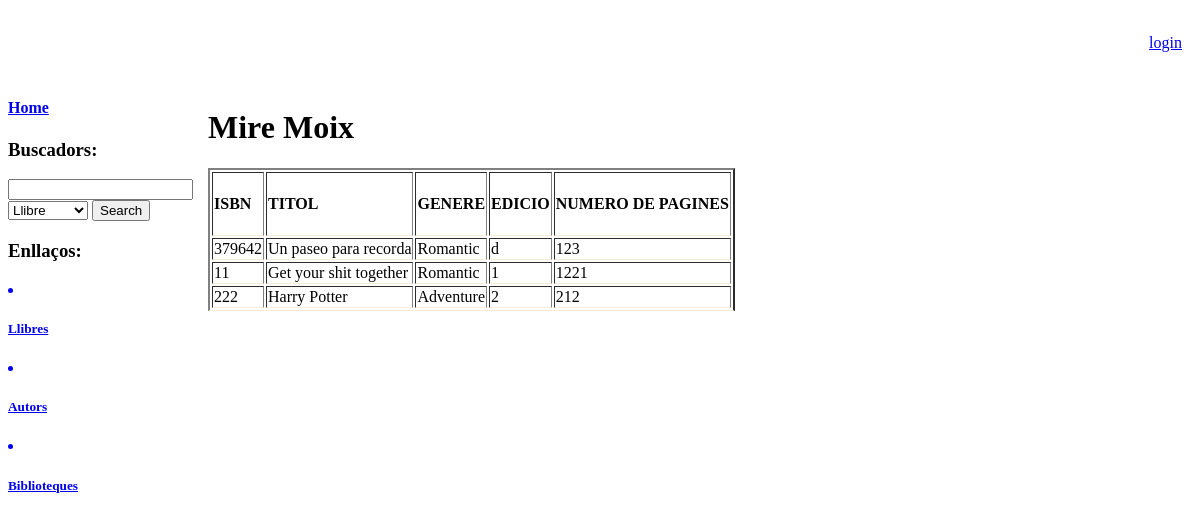
The app's page /autors/48054592/ with its own data.
### recursosBiblio/models.py (models this page shows)
class Author (models.Model) :
    DNI = models.BigIntegerField(primary_key=True)
    nom = models.TextField()
    cognom = models.TextField()
    nacionalidad = models.TextField()

class Book (models.Model) :
    ISBN = models.BigIntegerField(primary_key=True)
    titol = models.TextField()
    genere = models.TextField()
    edicio = models.TextField()
    numpages = models.IntegerField()
    author = models.ForeignKey(Author, related_name='escrit_per', on_delete=models.PROTECT)
    biblioteca=models.ManyToManyField(Biblioteca, related_name='disposa_de')

### recursosBiblio/views.py (the view)
def detalls_autor(request, pk):
    autor = Author.objects.get(pk=pk)
    resultats = Book.objects.filter(author=autor)
    dictio = {'llibres': resultats,
              'autor': autor}
    return render(request=request, template_name="recursosBiblio/detalls_autor.html", context=dictio)

### recursosBiblio/templates/recursosBiblio/detalls_autor.html (shortened to what this page needs)
{% extends "recursosBiblio/base.html" %}
{% block content %}
<h1>
    {{ autor.nom }} {{ autor.cognom }}
</h1>
<table border="2">
    <tr>
        <td>  <h4>ISBN </h4> </td>
        <td>  <h4>TITOL </h4> </td>
        <td>  <h4>GENERE </h4> </td>
        <td>  <h4>EDICIO </h4> </td>
        <td>  <h4>NUMERO DE PAGINES </h4> </td>
    </tr>
    {% for Book in llibres %}
    <tr>
        <td>  {{ Book.ISBN}}  </td>
        <td>  {{ Book.titol}}  </td>
        <td>  {{ Book.genere}}  </td>
        <td>  {{ Book.edicio}}  </td>
        <td>  {{ Book.numpages}}  </td>
    </tr>
{% empty %} Sorry, the author hasn't written any book yet!
{% endfor %}
</table>
{% endblock %}

### recursosBiblio/static/style/base.css (style rules this page uses)
table, tr, td { border-bottom: antiquewhite 1px solid; }

### records on screen
Author: nom "Mire", cognom "Moix"
Book: ISBN "379642", titol "Un paseo para recorda", genere "Romantic", edicio "d", numpages "123"
Book: ISBN "11", titol "Get your shit together", genere "Romantic", edicio "1", numpages "1221"
Book: ISBN "222", titol "Harry Potter", genere "Adventure", edicio "2", numpages "212"
